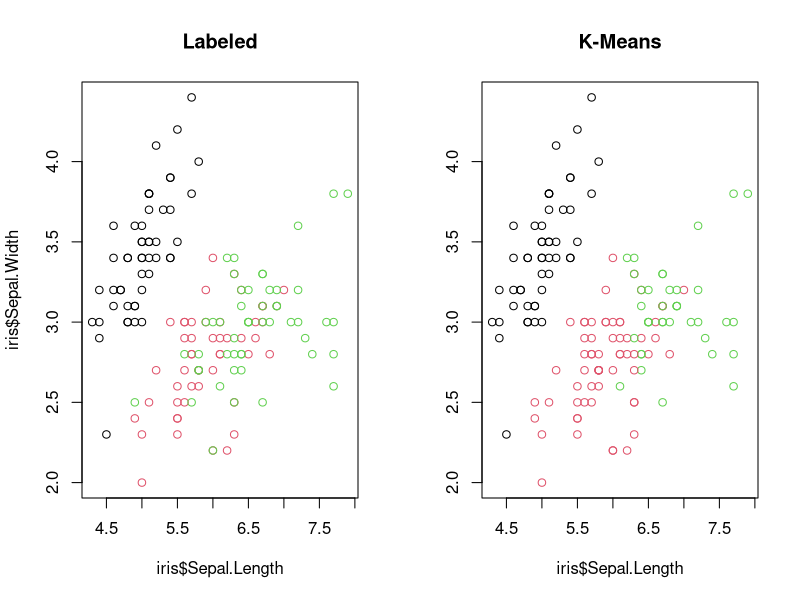
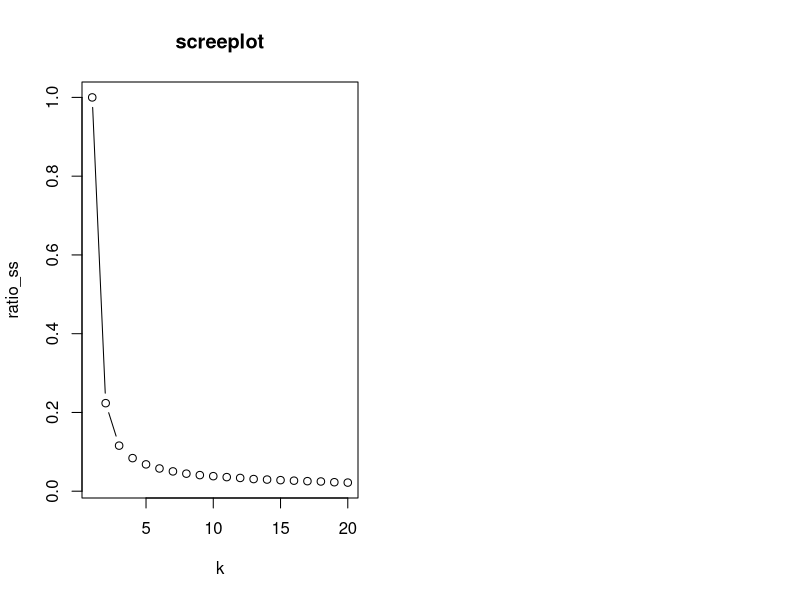

The R script that drew these images, in order:
## ---- chunk 1
knitr::opts_chunk$set(echo = TRUE, warning = FALSE, results = 'hide', message = FALSE)
## ---- chunk 2
iris_km <- iris[, -5]
set.seed(87)
km_fit <- kmeans(iris_km, nstart = 10, centers = 3)

# Plotting
par(mfrow = c(1, 2))
plot(x = iris$Sepal.Length, y = iris$Sepal.Width, col = iris$Species, main = "Labeled")
plot(x = iris$Sepal.Length, y = iris$Sepal.Width, col = km_fit$cluster, main = "K-Means", ylab = "")
## ---- chunk 3
ratio <- km_fit$tot.withinss / km_fit$betweenss
ratio
## ---- chunk 4
ratio_ss <- rep(NA, times = 20)
for (k in 1:length(ratio_ss)) {
  iris_km <- iris[, -5]
  set.seed(87)
  km_fit <- kmeans(iris_km, centers = k, nstart = 10)
  ratio_ss[k] <- km_fit$tot.withinss/km_fit$totss
}
plot(ratio_ss, type = "b", xlab = "k", main = "screeplot")
